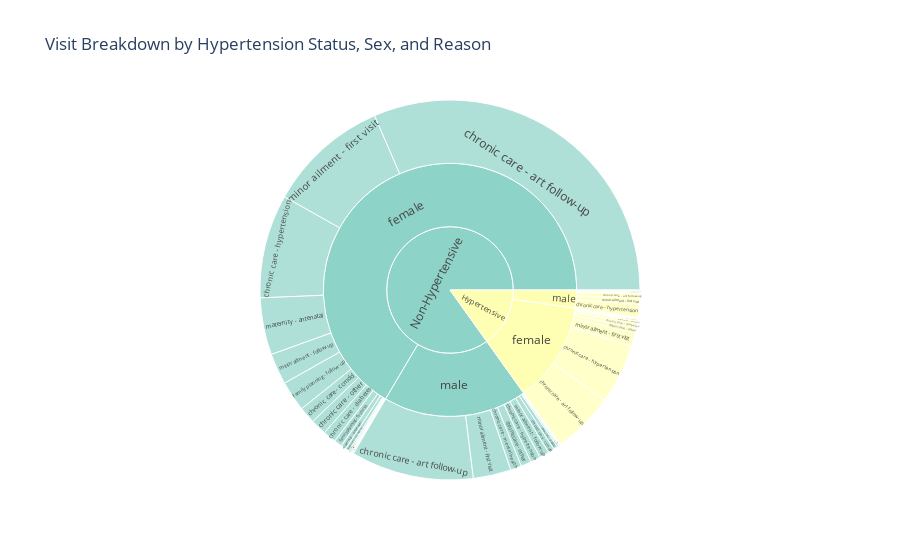

The cell this chart's notebook holds for it:
### Code cell
merged_visits["bp_status"] = np.where(merged_visits["bpdiag"] == "yes", "Hypertensive", "Non-Hypertensive")

fig = px.sunburst(
    merged_visits,
    path=["bp_status", "sex", "visitreason"],
    title="Visit Breakdown by Hypertension Status, Sex, and Reason",
    color_discrete_sequence=px.colors.qualitative.Set3
)
fig.show()

### Figure 1 — Plotly figure (JSON) as saved in the notebook; plotly's stock layout.template omitted (floating-point values rounded to 4 significant figures)
{"data": [{"branchvalues": "total", "domain": {"x": [0, 1], "y": [0, 1]}, "hovertemplate": "labels=%{label}<br>count=%{value}<br>parent=%{parent}<br>id=%{id}<extra></extra>", "ids": ["Hypertensive/female/chronic care - hypertension", "Hypertensive/female/chronic care - diabetes", "Non-Hypertensive/female/minor ailment - first visit", "Non-Hypertensive/male/minor ailment - first visit", "Non-Hypertensive/male/chronic care - art follow-up", "Non-Hypertensive/female/chronic care - art follow-up", "Non-Hypertensive/female/maternity - antenatal", "Non-Hypertensive/male/chronic care - hypertension", "Non-Hypertensive/male/minor ailment - follow-up", "Non-Hypertensive/female/chronic care - other", "Non-Hypertensive/female/chronic care - ccmdd", "Non-Hypertensive/male/chronic care - diabetes", "Non-Hypertensive/female/chronic care - hypertension", "Hypertensive/female/minor ailment - first visit", "Hypertensive/male/minor ailment - first visit", "Non-Hypertensive/female/minor ailment - follow-up", "Non-Hypertensive/female/family planning - first visit", "Hypertensive/male/chronic care - other", "Hypertensive/male/chronic care - hypertension", "Hypertensive/female/chronic care - art follow-up", "Non-Hypertensive/female/family planning - follow-up", "Non-Hypertensive/female/chronic care - diabetes", "Non-Hypertensive/female/chronic care - hiv testing", "Non-Hypertensive/female/rehabilitation", "Non-Hypertensive/male/chronic care - mental health", "Non-Hypertensive/male/chronic care - ccmdd", "Non-Hypertensive/male/other - unspecified", "Non-Hypertensive/female/maternity - postnatal", "Hypertensive/male/chronic care - hiv testing", "Non-Hypertensive/female/chronic care - art initiation", "Non-Hypertensive/female/child health - vaccinations & growth monitoring", "Hypertensive/female/minor ailment - follow-up", "Hypertensive/female/other - unspecified", "Non-Hypertensive/male/chronic care - other", "Non-Hypertensive/female/chronic care - tb", "Hypertensive/female/chronic care - other", "Non-Hypertensive/male/chronic care - hiv testing", "Hypertensive/female/family planning - follow-up", "Hypertensive/male/chronic care - diabetes", "Non-Hypertensive/male/chronic care - tb", "Hypertensive/female/maternity - antenatal", "Hypertensive/female/maternity - postnatal", "Hypertensive/male/minor ailment - follow-up", "Non-Hypertensive/male/reproductive health & circumcision", "Non-Hypertensive/female/reproductive health & circumcision", "Non-Hypertensive/male/child health - vaccinations & growth monitoring", "Non-Hypertensive/female/chronic care - mental health", "Hypertensive/male/chronic care - art follow-up", "Hypertensive/female/chronic care - hiv testing", "Hypertensive/female", "Non-Hypertensive/female", "Non-Hypertensive/male", "Hypertensive/male", "Hypertensive", "Non-Hypertensive"], "labels": ["chronic care - hypertension", "chronic care - diabetes", "minor ailment - first visit", "minor ailment - first visit", "chronic care - art follow-up", "chronic care - art follow-up", "maternity - antenatal", "chronic care - hypertension", "minor ailment - follow-up", "chronic care - other", "chronic care - ccmdd", "chronic care - diabetes", "chronic care - hypertension", "minor ailment - first visit", "minor ailment - first visit", "minor ailment - follow-up", "family planning - first visit", "chronic care - other", "chronic care - hypertension", "chronic care - art follow-up", "family planning - follow-up", "chronic care - diabetes", "chronic care - hiv testing", "rehabilitation", "chronic care - mental health", "chronic care - ccmdd", "other - unspecified", "maternity - postnatal", "chronic care - hiv testing", "chronic care - art initiation", "child health - vaccinations & growth monitoring", "minor ailment - follow-up", "other - unspecified", "chronic care - other", "chronic care - tb", "chronic care - other", "chronic care - hiv testing", "family planning - follow-up", "chronic care - diabetes", "chronic care - tb", "maternity - antenatal", "maternity - postnatal", "minor ailment - follow-up", "reproductive health & circumcision", "reproductive health & circumcision", "child health - vaccinations & growth monitoring", "chronic care - mental health", "chronic care - art follow-up", "chronic care - hiv testing", "female", "female", "male", "male", "Hypertensive", "Non-Hypertensive"], "name": "", "parents": ["Hypertensive/female", "Hypertensive/female", "Non-Hypertensive/female", "Non-Hypertensive/male", "Non-Hypertensive/male", "Non-Hypertensive/female", "Non-Hypertensive/female", "Non-Hypertensive/male", "Non-Hypertensive/male", "Non-Hypertensive/female", "Non-Hypertensive/female", "Non-Hypertensive/male", "Non-Hypertensive/female", "Hypertensive/female", "Hypertensive/male", "Non-Hypertensive/female", "Non-Hypertensive/female", "Hypertensive/male", "Hypertensive/male", "Hypertensive/female", "Non-Hypertensive/female", "Non-Hypertensive/female", "Non-Hypertensive/female", "Non-Hypertensive/female", "Non-Hypertensive/male", "Non-Hypertensive/male", "Non-Hypertensive/male", "Non-Hypertensive/female", "Hypertensive/male", "Non-Hypertensive/female", "Non-Hypertensive/female", "Hypertensive/female", "Hypertensive/female", "Non-Hypertensive/male", "Non-Hypertensive/female", "Hypertensive/female", "Non-Hypertensive/male", "Hypertensive/female", "Hypertensive/male", "Non-Hypertensive/male", "Hypertensive/female", "Hypertensive/female", "Hypertensive/male", "Non-Hypertensive/male", "Non-Hypertensive/female", "Non-Hypertensive/male", "Non-Hypertensive/female", "Hypertensive/male", "Hypertensive/female", "Hypertensive", "Non-Hypertensive", "Non-Hypertensive", "Hypertensive", "", ""], "type": "sunburst", "values": [161, 12, 328, 102, 332, 1000, 154, 27, 26, 43, 45, 11, 280, 37, 16, 84, 22, 4, 34, 167, 82, 35, 10, 4, 30, 17, 1, 14, 2, 3, 2, 4, 2, 28, 2, 13, 2, 2, 1, 4, 7, 1, 3, 2, 1, 1, 2, 13, 1, 407, 2111, 583, 73, 480, 2694]}], "layout": {"legend": {"tracegroupgap": 0}, "sunburstcolorway": ["rgb(141,211,199)", "rgb(255,255,179)", "rgb(190,186,218)", "rgb(251,128,114)", "rgb(128,177,211)", "rgb(253,180,98)", "rgb(179,222,105)", "rgb(252,205,229)", "rgb(217,217,217)", "rgb(188,128,189)", "rgb(204,235,197)", "rgb(255,237,111)"], "title": {"text": "Visit Breakdown by Hypertension Status, Sex, and Reason"}}}
